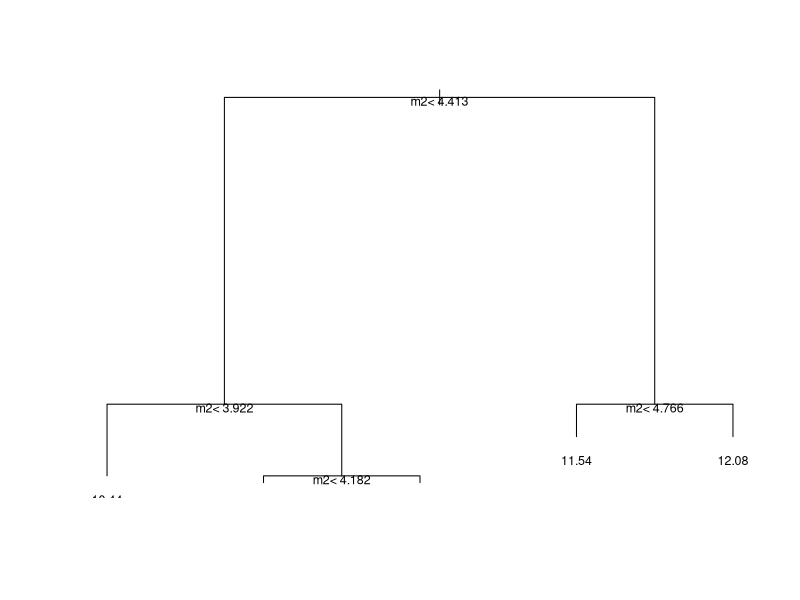
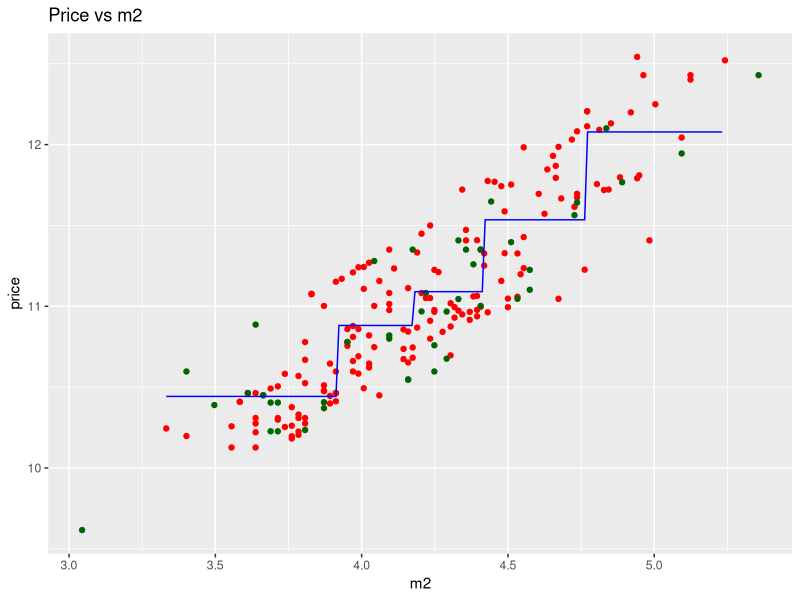
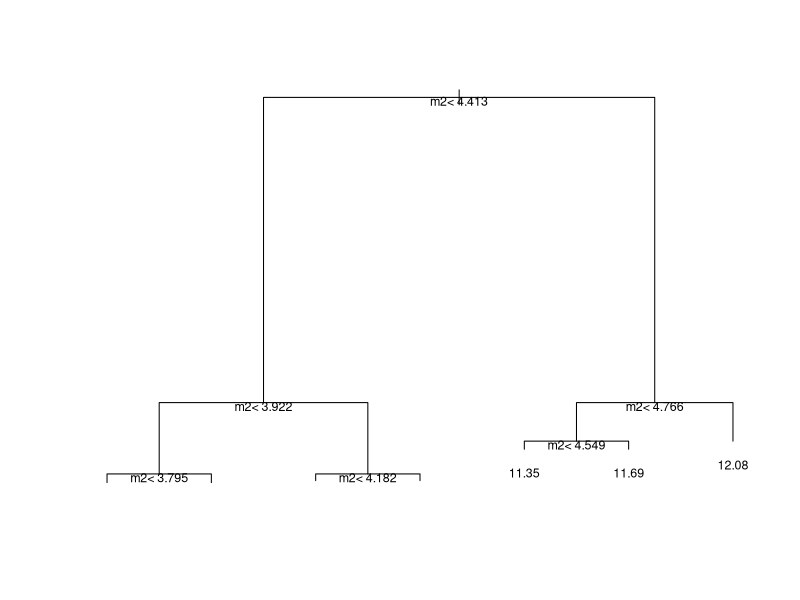
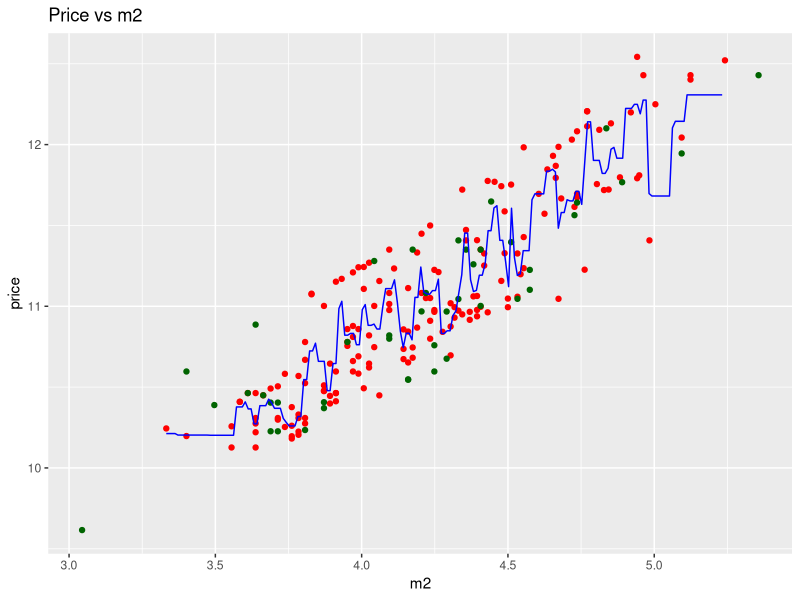

Source code (R) for these figures, in order: (Note: this script raises an error after producing the figures.)
# NONLINEAR REGRESSION 
# Download the data

f_train <- read.csv2('Data/flats_train.csv', header = TRUE, encoding = 'UNICOD')
f_test <- read.csv2('Data/flats_test.csv', header = TRUE, encoding = 'UNICOD')


# Decision Tree Regression

## Fitting simple tree

library(rpart)
dt <- rpart(price ~ m2, f_train, control = rpart.control(minsplit = 50))
plot(dt)
text(dt, pos = 1, cex = .75, col = 1, font = 1)


## Predicting

p_dt <- predict(dt, f_test)

train_mse_dt <- sum((f_train$price-predict(dt, f_train))^2) /length(f_train$price)
test_mse_dt <- sum((f_test$price-p_dt)^2)/length(p_dt)

train_mse_dt
test_mse_dt


## Visualising

library(ggplot2)
x_grid <- seq(min(f_train$m2), max(f_train$m2), 0.01)
ggplot() +
  geom_point(aes(f_train$m2, f_train$price),colour = 'red') +
  geom_point(aes(f_test$m2, f_test$price),colour = 'dark green') +
  geom_line(aes(x_grid, predict(dt, data.frame(m2 = x_grid))),colour = 'blue') +
  ggtitle('Price vs m2') +
  xlab('m2') +
  ylab('price')


## Fitting full tree

library(rpart)
dt <- rpart(price ~ rooms + location + condition + m2, f_train, control = rpart.control(minsplit = 2))
plot(dt)
text(dt, pos = 1, cex = .75, col = 1, font = 1)


## Predicting

p_dt <- predict(dt, f_test)

train_mse_dt <- sum((f_train$price-predict(dt, f_train))^2)/length(f_train$price)
test_mse_dt <- sum((f_test$price-p_dt)^2)/length(p_dt)

train_mse_dt
test_mse_dt


# Random forest

## Fitting

library(randomForest)
set.seed(1234)
rf = randomForest(x = f_train['m2'],
                         y = f_train$price,
                         ntree = 5)


## Predicting

p_rf <- predict(rf, f_test)

train_mse_rf <- sum((f_train$price-predict(rf, f_train))^2)/length(f_train$price)
test_mse_rf <- sum((f_test$price-p_rf)^2)/length(p_rf)

train_mse_rf
test_mse_rf


## Visualising

ggplot() +
  geom_point(aes(f_train$m2, f_train$price),colour = 'red') +
  geom_point(aes(f_test$m2, f_test$price),colour = 'dark green') +
  geom_line(aes(x_grid, predict(rf, data.frame(m2 = x_grid))),colour = 'blue') +
  ggtitle('Price vs m2') +
  xlab('m2') +
  ylab('price')


# Saving results

fit <- read.csv2('flats_fit.csv', header = TRUE, encoding = 'UNICOD')
fit$p_dt <- p_dt
fit$p_rf <- p_rf
head(fit)
write.csv2(fit[-1], file = "flats_fit.csv")


# Compare models

g_sr <- ggplot(fit, aes(x=f_test.price, y=p_sr)) + 
  geom_abline(intercept=0, slope=1) +
  geom_point(alpha=0.5) + labs(title="Linear Regression", x="Real Price", y="Predicted Price") + 
  theme(plot.title=element_text(size=10), axis.title.x=element_text(size=7), axis.title.y=element_text(size=7), axis.text.x=element_text(size=5), axis.text.y=element_text(size=5)) + theme(legend.position="none")

g_mr <- ggplot(fit, aes(x=f_test.price, y=p_mr)) + 
  geom_abline(intercept=0, slope=1) +
  geom_point(alpha=0.5) + labs(title="Multiple Regression", x="Real Price", y="Predicted Price") + 
  theme(plot.title=element_text(size=10), axis.title.x=element_text(size=7), axis.title.y=element_text(size=7), axis.text.x=element_text(size=5), axis.text.y=element_text(size=5)) + theme(legend.position="none")

g_pr <- ggplot(fit, aes(x=f_test.price, y=p_pr)) + 
  geom_abline(intercept=0, slope=1) +
  geom_point(alpha=0.5) + labs(title="Polynomial Regression", x="Real Price", y="Predicted Price") + 
  theme(plot.title=element_text(size=10), axis.title.x=element_text(size=7), axis.title.y=element_text(size=7), axis.text.x=element_text(size=5), axis.text.y=element_text(size=5)) + theme(legend.position="none") 

g_dt <- ggplot(fit, aes(x=f_test.price, y=p_dt)) + 
  geom_abline(intercept=0, slope=1) +
  geom_point(alpha=0.5) + labs(title="Regression Tree", x="Real Price", y="Predicted Price") + 
  theme(plot.title=element_text(size=10), axis.title.x=element_text(size=7), axis.title.y=element_text(size=7), axis.text.x=element_text(size=5), axis.text.y=element_text(size=5)) + theme(legend.position="none")

g_rf <- ggplot(fit, aes(x=f_test.price, y=p_rf)) + 
  geom_abline(intercept=0, slope=1) +
  geom_point(alpha=0.5) + labs(title="Random Forest", x="Real Price", y="Predicted Price") + 
  theme(plot.title=element_text(size=10), axis.title.x=element_text(size=7), axis.title.y=element_text(size=7), axis.text.x=element_text(size=5), axis.text.y=element_text(size=5)) + theme(legend.position="none")

gridExtra::grid.arrange(g_sr,g_mr,g_pr,g_dt,g_rf,ncol=2)


# Calc prediction error and visualize it

sr <- mean ((fit$f_test.price - fit$p_sr) ^ 2)
mr <- mean ((fit$f_test.price - fit$p_mr) ^ 2)
pr <- mean ((fit$f_test.price - fit$p_pr) ^ 2)
dt <- mean ((fit$f_test.price - fit$p_dt) ^ 2)
rf <- mean ((fit$f_test.price - fit$p_rf) ^ 2)
mse <- data.frame(sr,mr,pr,dt,rf)
head(mse)

install.packages("reshape") # !!!!!

mse1 <- reshape::melt.data.frame(mse)
head(mse1)

b1 <- ggplot(mse1, aes(x=variable, y=value)) +
  geom_bar(stat="summary", fun.y="mean", fill = 'royalblue')
b1
